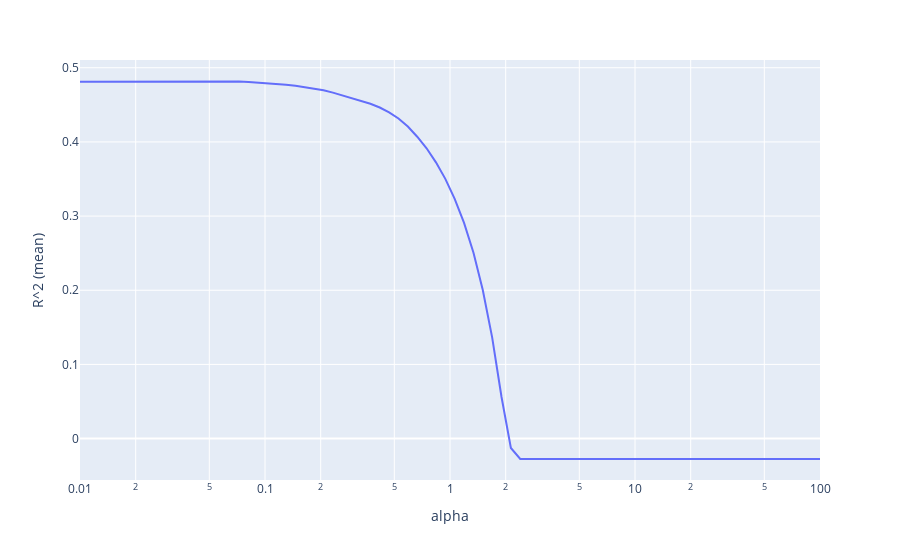

The notebook cell saved with this chart:
### Code cell
# we pick alpha before the drop of the R^2 value
r2_means = []

for i in alphas:
    r2_means.append(cross_val_score(Lasso(alpha=i), original_X, original_y).mean())

result = pd.DataFrame(zip(alphas, r2_means), columns=['alpha', 'R^2 (mean)'])
fig = px.line(result, x='alpha', y='R^2 (mean)')
fig.update_xaxes(type='log')
fig.show()
